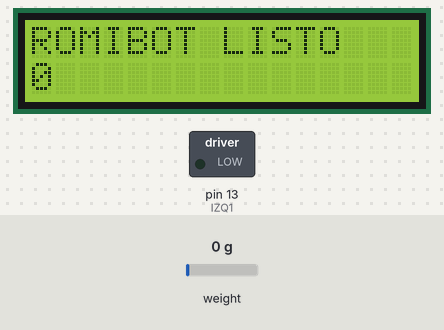
This sketch was run on a simulated Arduino Uno, built with avr-gcc and run on an emulated ATmega328P. Shown: 16×2 character LCD, switched loads named in the sketch (green lamp = pin HIGH). The inputs (shaded band) are chosen by the test bench; at power-on: weight on the scale 0 g. What the sketch prints to the serial monitor is not drawn.

Above: at 1.3 s.
1.4 s: weight on the scale set to 100 g
At 2.3 s:
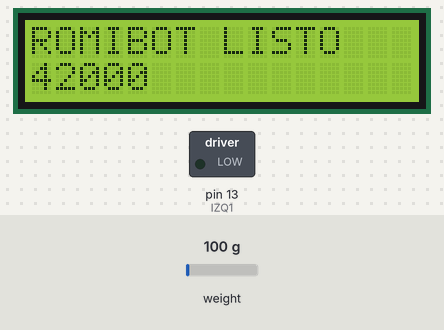
3.2 s: weight on the scale set to 1250 g
At 4.7 s:
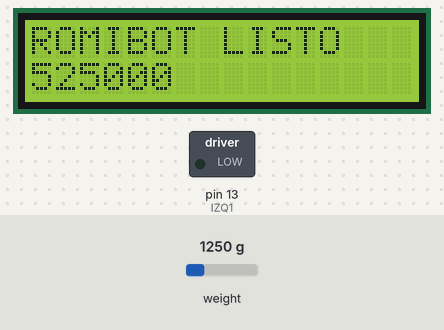
5.0 s: weight on the scale set to 2500 g
At 6.0 s:
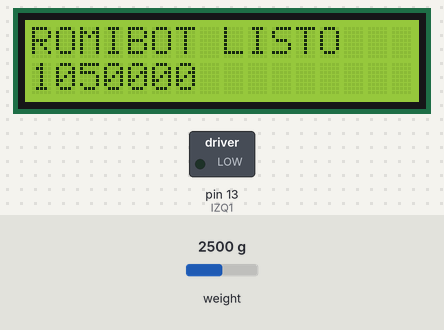
Timing chart, 0 to 8.0 s (numbered marks = the images above; inputs shaded):
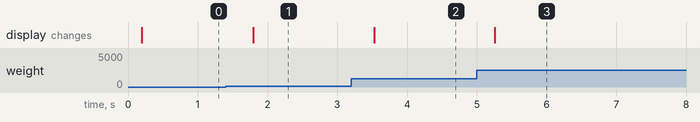

The sketch:

UnionHXyMotor2.ino
```cpp
/**********************************
  Robot Siguelíneas (ROMIBOT) V2

  Historial de versiones
  v1 probar celda de carga
  v2 agregar LCD modo 4 bits
********************************/

// LCD
#include <LiquidCrystal.h>
const int rs = 12, en = 11, d4 = 5, d5 = 4, d6 = 3, d7 = 2;
LiquidCrystal lcd(rs, en, d4, d5, d6, d7);

//BASCULA
#include "HX711.h" //https://github.com/bogde/HX711
//HX711 balanza;
HX711 bascula;
const int DOUT = A1;
const int CLK = A0;
long lecturaBascula;

//MOTORES
// Definición de variables y constantes relacionadas con los motores
const int IZQ1 = 13;  // Pin digital 13 para controlar sentido giro motor izquierdo
const int IZQ2 = 12;  // Pin digital 12 para controlar sentido giro motor izquierdo

//SENSOR
// Definición de variables y constantes relacionadas con los sensores IR
int lecturaSensorIzq; // Almacena el valor de la lectura del sensor izquierdo
int lecturaSensorDer; //Valores para el sen. Der
const int sensorIzqPin = A1; // El sensor izq irá conectado al pin analógico A0
const int sensorDerPin = A0; //es a donde va conectado el sensor

void setup() {
  Serial.begin(9600);

  // LCD
  lcd.begin(16, 2); //16 columnas, 2 filas
  lcd.print("ROMIBOT LISTO"); //mensaje inicial

  //MOTOR
  // Se declaran todos los pines como salidas
  // Pines asociados a los motores
  pinMode (IZQ1, OUTPUT);
  pinMode (IZQ2, OUTPUT);
  pinMode(sensorIzqPin  , INPUT) ;
  pinMode(sensorDerPin  , INPUT) ;
  Serial.begin(9600); // Se inicia el puerto de comunicaciones en serie

  //BASCULA
  bascula.begin(DOUT, CLK);
  Serial.print("Lectura del valor del ADC:t");
  lecturaBascula = bascula.read();
  Serial.println(lecturaBascula);
  //Serial.println("No colocar objetos sobre la placa");
  //Serial.println("Destarando...");
  //balanza.set_scale(); //Escala = 1
  //balanza.tare(20);  //Tara
  //Serial.println("Coloque un peso conocido:");
  // imprimir lectura en LCD
  lcd.setCursor(0, 1);
  lcd.print(lecturaBascula);
}

void loop() {
  lecturaSensorIR(); // Se lee el valor de los sensores IR
  // Se analiza el resultado de los sensores para hacer que el robot siga la línea negra

  // Si el resultado de ambos sensores es 0 (zona blanca) el robot sigue se para
  if (lecturaSensorIzq == 0 && lecturaSensorDer == 0)
  {
    robotParar(); // El robot para

  }
  // Si el izquierdo retorna 0 (zona blanca) y el derecho 1 (negra) el robot gira derecha
  if (lecturaSensorIzq == 0 && lecturaSensorDer == 1)
  {
    robotDerecha();
    // El robot gira a la derecha

  }
  // Si el izquierdo retorna 1 (zona negra) y el derecho 0 (blanca) el robot gira izquierda
  if (lecturaSensorIzq == 1 && lecturaSensorDer == 0)
  {
    robotIzquierda();

  }
  // Si ambos sensores retornan 0 (zona negra) el robot sigue recto
  if (lecturaSensorIzq == 1 && lecturaSensorDer == 1)
  {
    robotAvance(); // El robot avanza
    Serial.println("robot avanza");
  }

  // Obtener nueva lectura de celda de carga
  lecturaBascula = bascula.read();
  lcd.setCursor(0, 1);
  lcd.print(lecturaBascula);
  delay(100);
}
/*
  Función lecturaSensorIR: leerá el valor del sensor de infrarrojos TCRT5000
  y lo almacena en una variable. Dicho sensor retornará el valor 0 (LOW) si
  el sensor está en zona blanca y el valor 1 (HIGH) si el sensor está en zona
  negra.
*/
void lecturaSensorIR()
{
  lecturaSensorIzq = digitalRead(sensorIzqPin); // Almacena la lectura del sensor izquierdo
  lecturaSensorDer = digitalRead(sensorDerPin); // Almacena la lectura del sensor derecho

  Serial.println("El valor del sensor izquierdo es ");
  Serial.println(lecturaSensorIzq);

  Serial.println("El valor del sensor derecho es ");
  Serial.println(lecturaSensorDer);

}

void lecturaBalanza()
{
  //lecturaBalanza = digitalRead(DOUT
}
/*
  Función robotAvance: esta función hará que ambos motores se activen a máxima potencia
  por lo que el robot avanzará hacia delante
*/
void robotAvance()
{
  // Motor izquierdo
  // Al mantener un pin HIGH y el otro LOW el motor gira en un sentido
  digitalWrite (IZQ1, HIGH);
  digitalWrite (IZQ2, LOW);

}
/*
  Función robotRetroceso: esta función hará que ambos motores se activen a máxima potencia
  en sentido contrario al anterior por lo que el robot avanzará hacia atrás
*/
void robotRetroceso()
{
  // Motor izquierdo
  // Al mantener un pin LOW y el otro HIGH el motor gira en sentido contrario al anterior
  digitalWrite (IZQ1, LOW);
  digitalWrite (IZQ2, HIGH);

}

/*
  Función robotDerecha: esta función acccionará el motor izquierdo y parará el derecho
  por lo que el coche girará hacia la derecha (sentido horario)
*/
void robotDerecha()
{
  //  Motor izquierdo
  // Se activa el motor izquierdo
  digitalWrite (IZQ1, HIGH);
  digitalWrite (IZQ2, LOW);

}
/*
  Función robotIzquierda: esta función acccionará el motor derecho y parará el izquierdo
  por lo que el coche girará hacia la izquierda (sentido antihorario)
*/
void robotIzquierda ()
{
  //  Motor izquierdo
  // Se para el motor izquierdo
  digitalWrite (IZQ1, LOW);
  digitalWrite (IZQ2, HIGH);

}
/*
  Función robotParar: esta función parará ambos motores
  por lo que el robot se parará.
*/
void robotParar()
{
  // Motor izquierdo
  // Se para el motor izquierdo
  digitalWrite (IZQ1, LOW);
  digitalWrite (IZQ2, LOW);

  //BASCULA
  Serial.print("Valor de lectura: t");
  Serial.println(bascula.get_value(10), 0);
  delay(500);
}
```

Measured:
- after the input at 1.4 s, the display: changes after 0.40 s (image 1)
- after the input at 3.2 s, the display: changes after 0.33 s (image 2)
- after the input at 5.0 s, the display: changes after 0.26 s (image 3)
